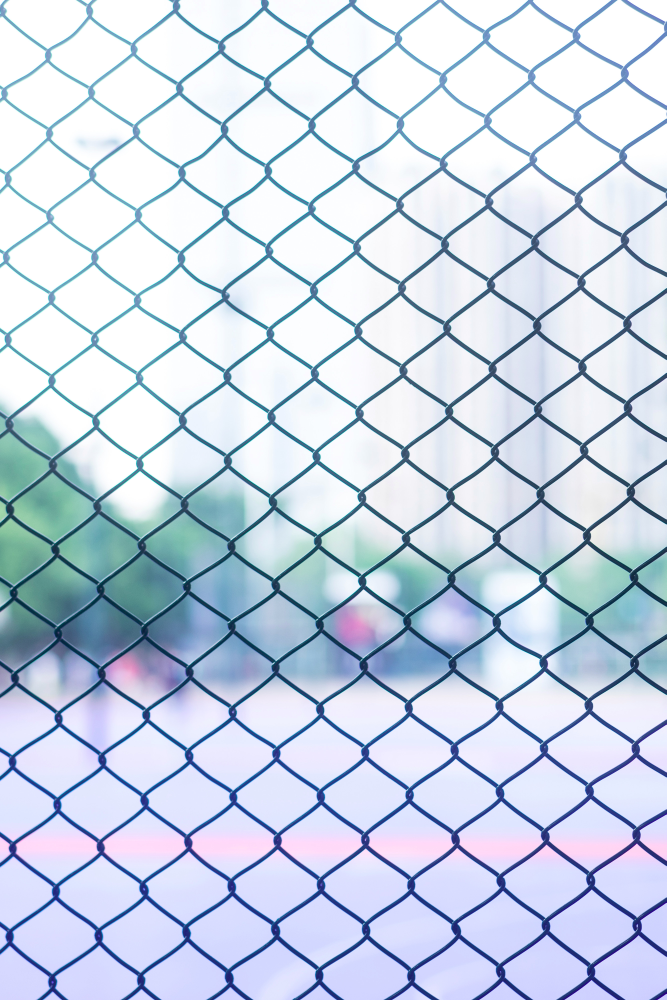
#> input picture app/uploads/product_images/basketball-court-2-3-rectangle1.jpeg, 2666 x 4000 px (shown at 1/4 size)
$ python -i image_compressor.py   (imports and definitions only)
#> lines starting #> are read from the running program, lines starting #| are printed output that depends on the picture
"""
Image Compression Utility
Handles compression of uploaded images for products, rooms, and chat
"""

import os
from PIL import Image
from flask import current_app
import logging

# Compression configuration
COMPRESSION_CONFIG = {
    'max_width': 1200,
    'max_height': 1200,
    'quality': 85,
    'max_size_kb': 500,
    'compress_png': True,  # Convert PNG to JPEG? (saves space but loses transparency)
}

def compress_image(filepath, is_chat_image=False):
    """
    Compress an image file

    Args:
        filepath: Path to the image file
        is_chat_image: If True, use different compression settings for chat

    Returns:
        dict: {
            'success': bool,
            'original_size': int,  # in bytes
            'compressed_size': int,  # in bytes
            'saved_bytes': int,
            'saved_percent': float,
            'message': str
        }
    """
#> called with is_chat_image = False
    try:
        # Get original file size
        original_size = os.path.getsize(filepath)
        original_size_kb = original_size / 1024

        # If image is already small (< 100KB), maybe skip compression
        if original_size_kb < 100:
            current_app.logger.info(f"Image already small ({original_size_kb:.1f}KB), skipping compression")
            return {
                'success': True,
                'original_size': original_size,
                'compressed_size': original_size,
                'saved_bytes': 0,
                'saved_percent': 0,
                'message': 'Image already optimized'
            }

        # Open and optimize image
        with Image.open(filepath) as img:
            # Get original format
#> img is the input picture: PIL image 2666x4000 RGB; mean R, G, B 201.2, 212.9, 229.6
            original_format = img.format
#> original_format = 'JPEG'

            # Convert RGBA to RGB for JPEG (remove transparency)
            if img.mode in ('RGBA', 'LA', 'P'):
                # Create white background for transparency
                if img.mode == 'P':
                    img = img.convert('RGBA')

                # Check if image has transparency
                has_transparency = False
                if img.mode == 'RGBA':
                    # Check if any pixel has alpha < 255
                    alpha = img.getchannel('A')
                    if alpha.getextrema()[0] < 255:
                        has_transparency = True

                if has_transparency and original_format == 'PNG':
                    # Keep PNG with transparency but compress
                    # Will compress later with PNG optimization
                    pass
                else:
                    # Convert to RGB for JPEG (no transparency)
                    background = Image.new('RGB', img.size, (255, 255, 255))
                    if img.mode == 'RGBA':
                        background.paste(img, mask=img.split()[-1])
                    else:
                        background.paste(img)
                    img = background

            # Resize if too large (maintain aspect ratio)
            width, height = img.size
#> width = 2666; height = 4000
            max_width = COMPRESSION_CONFIG['max_width']
            max_height = COMPRESSION_CONFIG['max_height']

            if width > max_width or height > max_height:
                # Calculate new dimensions while maintaining aspect ratio
                ratio = min(max_width / width, max_height / height)
#> ratio = 0.3
                new_width = int(width * ratio)
#> new_width = 799
                new_height = int(height * ratio)
#> new_height = 1200
                img = img.resize((new_width, new_height), Image.Resampling.LANCZOS)
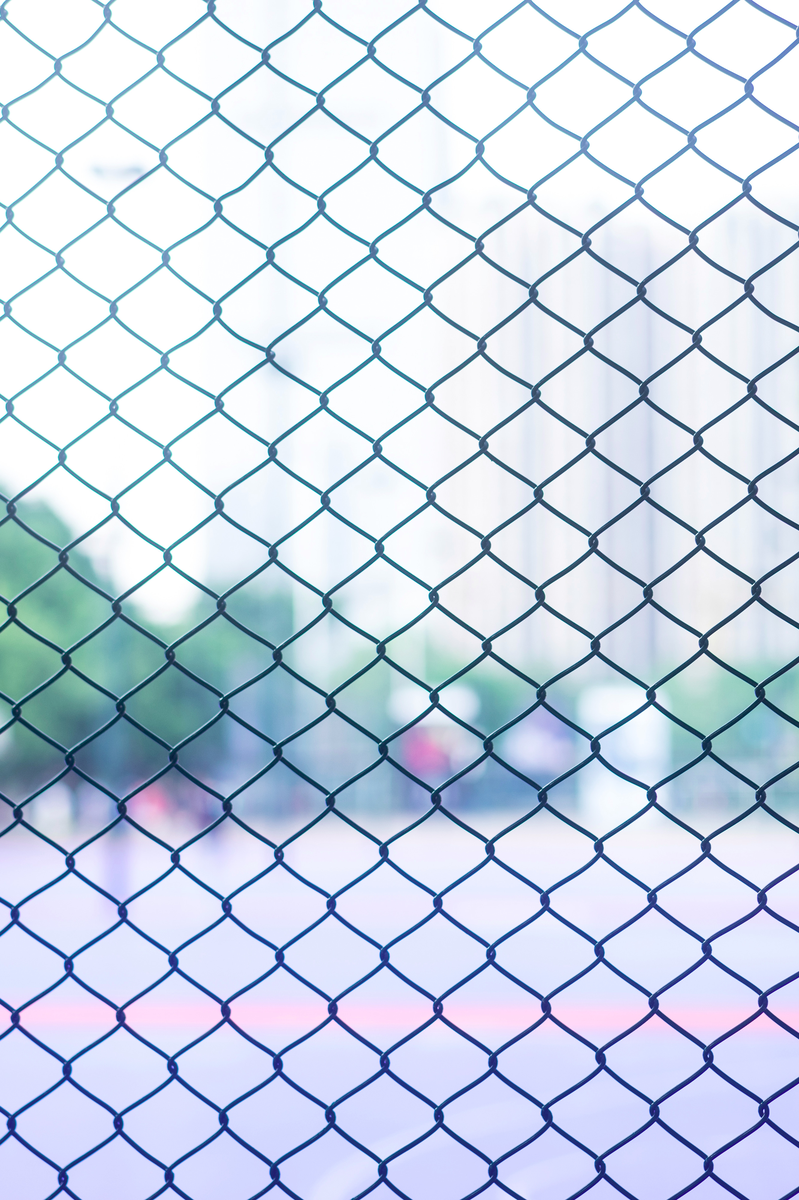
#> img: PIL image 799x1200 RGB; mean R, G, B 201.2, 212.9, 229.6
                current_app.logger.info(f"Resized image from {width}x{height} to {new_width}x{new_height}")

            # Determine output format and save
            output_format = 'JPEG'  # Default to JPEG for better compression
            output_quality = COMPRESSION_CONFIG['quality']

            # For chat images, use slightly lower quality (they're smaller anyway)
            if is_chat_image:
                output_quality = 75

            # Keep PNG if it has transparency and original was PNG
            if original_format == 'PNG' and img.mode == 'RGBA':
                output_format = 'PNG'
                # PNG quality is handled differently (0-9 compression)
                # We'll use optimize=True instead
                img.save(filepath, format='PNG', optimize=True)
            else:
                # Save as JPEG
                img.save(filepath, format='JPEG', quality=output_quality, optimize=True)

            # Get new file size
            compressed_size = os.path.getsize(filepath)
            saved_bytes = original_size - compressed_size
            saved_percent = (saved_bytes / original_size) * 100 if original_size > 0 else 0

            # Log compression results
            current_app.logger.info(
                f"Compressed {filepath}: "
                f"{original_size/1024:.1f}KB -> {compressed_size/1024:.1f}KB "
                f"({saved_percent:.1f}% saved)"
            )

            # If still too large (>500KB) and we haven't compressed enough, try one more time with lower quality
            compressed_size_kb = compressed_size / 1024
            if compressed_size_kb > COMPRESSION_CONFIG['max_size_kb'] and output_format == 'JPEG':
                current_app.logger.info(f"Image still large ({compressed_size_kb:.1f}KB), applying extra compression")

                # Re-open and compress with lower quality
                with Image.open(filepath) as img2:
                    lower_quality = max(50, output_quality - 15)
                    img2.save(filepath, format='JPEG', quality=lower_quality, optimize=True)

                    # Get final size
                    final_size = os.path.getsize(filepath)
                    final_size_kb = final_size / 1024
                    current_app.logger.info(f"Extra compression: {compressed_size_kb:.1f}KB -> {final_size_kb:.1f}KB")

                    compressed_size = final_size
                    saved_bytes = original_size - compressed_size
                    saved_percent = (saved_bytes / original_size) * 100 if original_size > 0 else 0

            return {
                'success': True,
                'original_size': original_size,
                'compressed_size': compressed_size,
                'saved_bytes': saved_bytes,
                'saved_percent': round(saved_percent, 2),
                'message': f"Compressed successfully ({saved_percent:.1f}% saved)"
            }

    except Exception as e:
#> (the run stopped early here; a loop or call above may not have finished)
